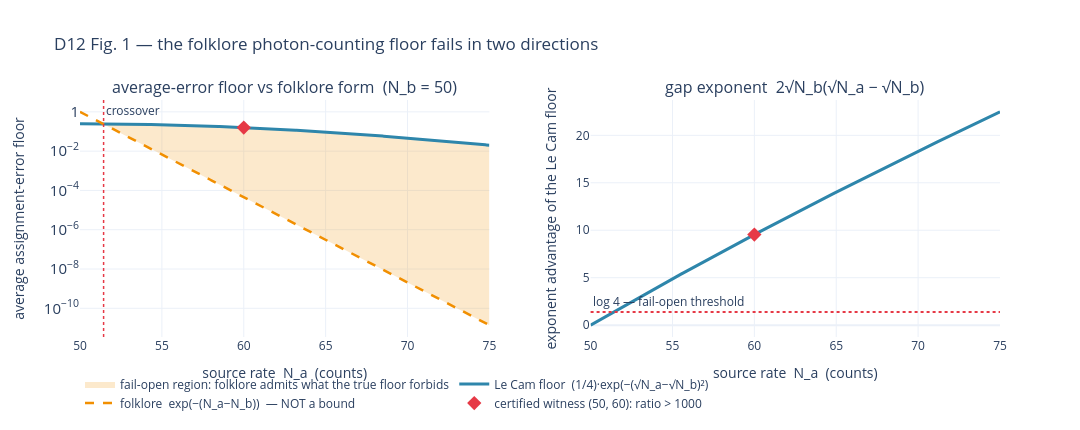

Notebook cell for this chart:
### Code cell
# viz-ref: fig_d12_poisson_floor_vs_folklore
V.fig_d12_poisson_floor_vs_folklore().show()

### Figure 1 — Plotly figure (JSON) as saved in the notebook; plotly's stock layout.template omitted (floating-point values rounded to 4 significant figures; data arrays with more than 128 entries replaced by an {"elided": "..."} marker saying what was removed)
{"data": [{"fill": "toself", "fillcolor": "rgba(241, 143, 1, 0.20)", "hoverinfo": "skip", "line": {"width": 0}, "name": "fail-open region: folklore admits what the true floor forbids", "type": "scatter", "x": {"elided": "754 float values"}, "xaxis": "x", "y": {"elided": "754 float values"}, "yaxis": "y"}, {"line": {"color": "#2E86AB", "width": 3}, "mode": "lines", "name": "Le Cam floor  (1/4)·exp(−(√N_a−√N_b)²)", "type": "scatter", "x": {"elided": "400 float values"}, "xaxis": "x", "y": {"elided": "400 float values"}, "yaxis": "y"}, {"line": {"color": "#F18F01", "dash": "dash", "width": 2.5}, "mode": "lines", "name": "folklore  exp(−(N_a−N_b))  — NOT a bound", "type": "scatter", "x": {"elided": "400 float values"}, "xaxis": "x", "y": {"elided": "400 float values"}, "yaxis": "y"}, {"marker": {"color": "#E63946", "size": 11, "symbol": "diamond"}, "mode": "markers", "name": "certified witness (50, 60): ratio > 1000", "type": "scatter", "x": [60.0], "xaxis": "x", "y": [0.1585], "yaxis": "y"}, {"line": {"color": "#2E86AB", "width": 3}, "mode": "lines", "name": "gap exponent", "showlegend": false, "type": "scatter", "x": {"elided": "400 float values"}, "xaxis": "x2", "y": {"elided": "400 float values"}, "yaxis": "y2"}, {"marker": {"color": "#E63946", "size": 11, "symbol": "diamond"}, "mode": "markers", "name": "brightGap_5060 = 9.5445", "showlegend": false, "type": "scatter", "x": [60.0], "xaxis": "x2", "y": [9.545], "yaxis": "y2"}], "layout": {"annotations": [{"font": {"size": 16}, "showarrow": false, "text": "average-error floor vs folklore form  (N_b = 50)", "x": 0.2225, "xanchor": "center", "xref": "paper", "y": 1.0, "yanchor": "bottom", "yref": "paper"}, {"font": {"size": 16}, "showarrow": false, "text": "gap exponent  2√N_b(√N_a − √N_b)", "x": 0.7775, "xanchor": "center", "xref": "paper", "y": 1.0, "yanchor": "bottom", "yref": "paper"}, {"showarrow": false, "text": "crossover", "x": 51.44, "xanchor": "left", "xref": "x", "y": 1, "yanchor": "top", "yref": "y domain"}, {"showarrow": false, "text": "log 4 — fail-open threshold", "x": 0, "xanchor": "left", "xref": "x2 domain", "y": 1.386, "yanchor": "bottom", "yref": "y2"}], "height": 430, "legend": {"orientation": "h", "x": 0.0, "y": -0.34, "yanchor": "bottom"}, "shapes": [{"line": {"color": "#E63946", "dash": "dot", "width": 1.5}, "type": "line", "x0": 51.44, "x1": 51.44, "xref": "x", "y0": 0, "y1": 1, "yref": "y domain"}, {"line": {"color": "#E63946", "dash": "dot", "width": 2}, "type": "line", "x0": 0, "x1": 1, "xref": "x2 domain", "y0": 1.386, "y1": 1.386, "yref": "y2"}], "title": {"text": "D12 Fig. 1 — the folklore photon-counting floor fails in two directions"}, "width": 1080, "xaxis": {"anchor": "y", "domain": [0.0, 0.445], "title": {"text": "source rate  N_a  (counts)"}}, "xaxis2": {"anchor": "y2", "domain": [0.555, 1.0], "title": {"text": "source rate  N_a  (counts)"}}, "yaxis": {"anchor": "x", "domain": [0.0, 1.0], "exponentformat": "power", "showexponent": "all", "title": {"text": "average assignment-error floor"}, "type": "log"}, "yaxis2": {"anchor": "x2", "domain": [0.0, 1.0], "title": {"text": "exponent advantage of the Le Cam floor"}}}}
